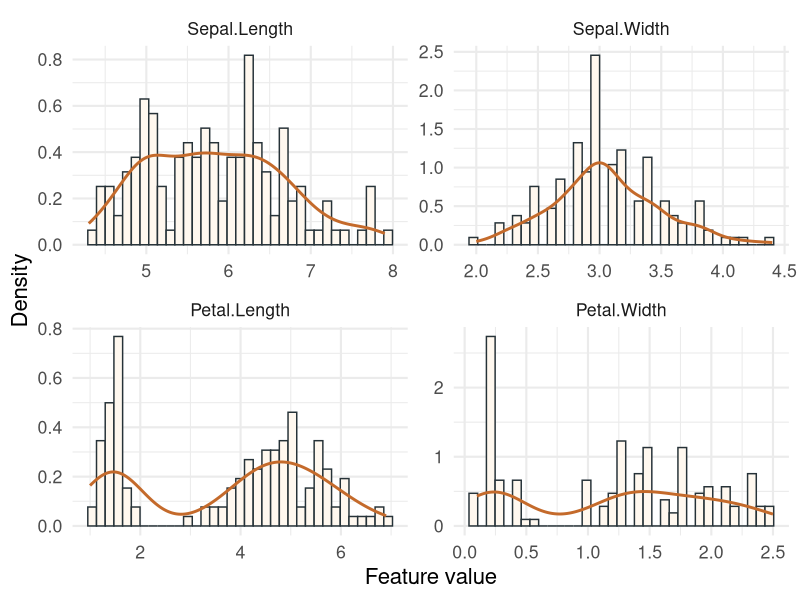
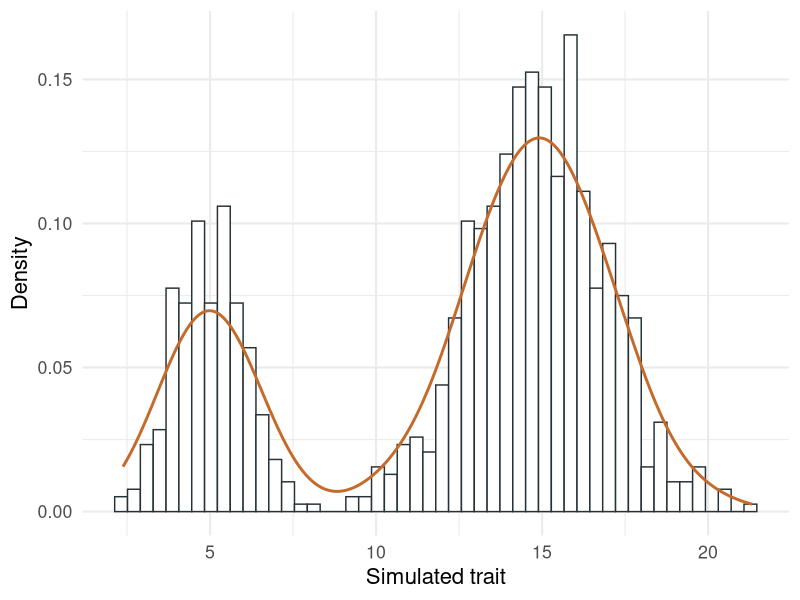
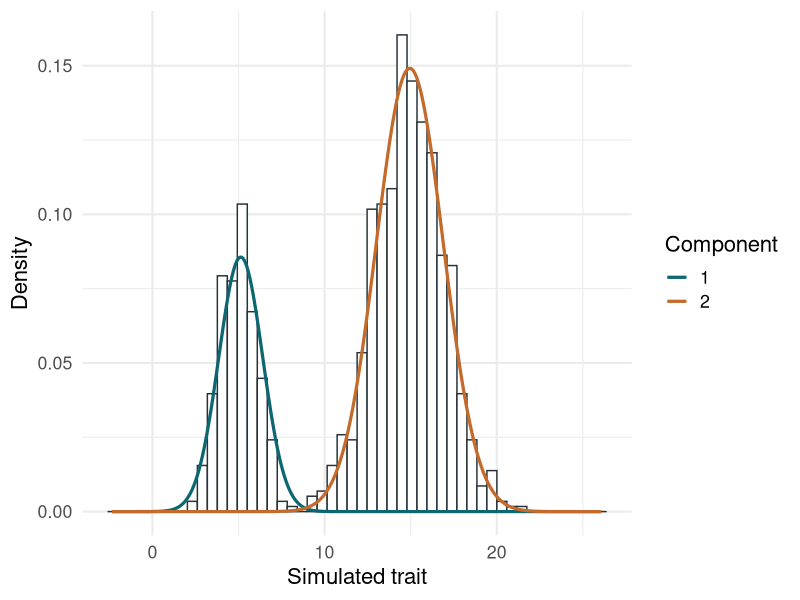
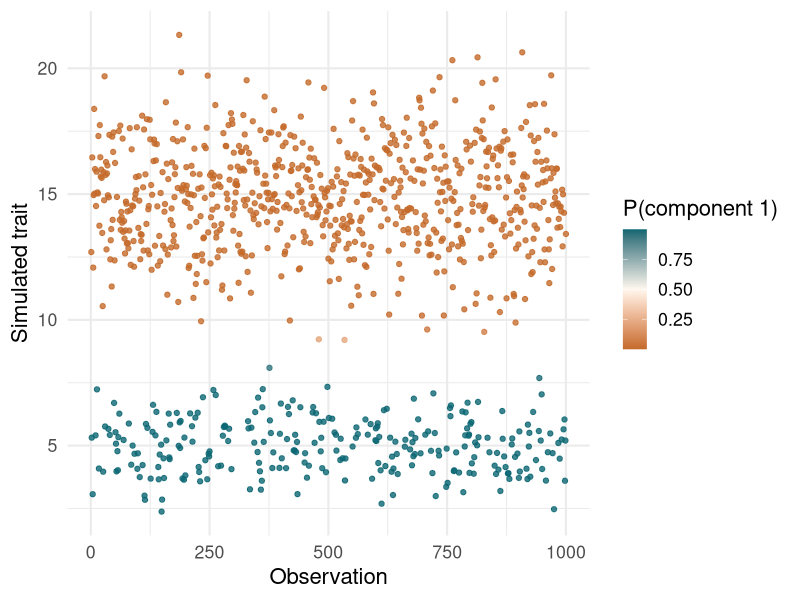
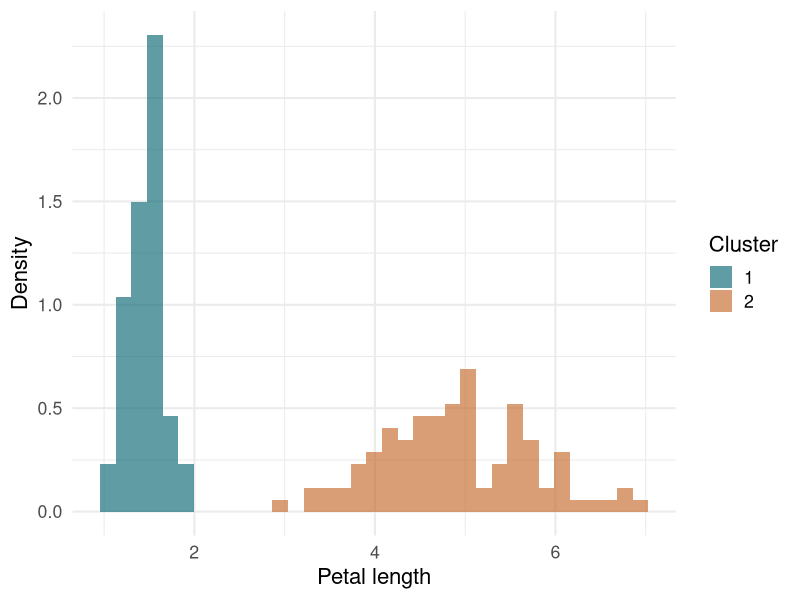

The R source for these figures, in order:
## ---- chunk 1
library(ggplot2)
library(knitr)
theme_set(theme_minimal(base_size = 16))

data(iris)
head(iris)
## ---- chunk 2
features <- iris[, c("Sepal.Length", "Sepal.Width", "Petal.Length", "Petal.Width")]
head(features)
## ---- chunk 3
feature_long <- stack(features)
names(feature_long) <- c("value", "feature")

ggplot(feature_long, aes(value)) +
  geom_histogram(aes(y = after_stat(density)), bins = 35, fill = "#fff8ef", color = "#263238") +
  geom_density(color = "#c46a2b", linewidth = 1) +
  facet_wrap(~feature, scales = "free") +
  labs(x = "Feature value", y = "Density")
## ---- chunk 4
set.seed(100)

n <- 1000
theta <- 0.3
mu1 <- 5
mu2 <- 15
sd1 <- 1
sd2 <- 2

y <- ifelse(
  runif(n) < theta,
  rnorm(n, mean = mu1, sd = sd1),
  rnorm(n, mean = mu2, sd = sd2)
)

simulated <- data.frame(x = seq_along(y), y = y)
## ---- chunk 5
ggplot(simulated, aes(y)) +
  geom_histogram(aes(y = after_stat(density)), bins = 50, fill = "white", color = "#263238") +
  geom_density(color = "#c46a2b", linewidth = 1) +
  labs(x = "Simulated trait", y = "Density")
## ---- chunk 6
GetProbNormalMixture <- function(y, lambda, mu, sigma) {
  likelihood <- vapply(
    seq_along(lambda),
    function(k) lambda[k] * dnorm(y, mean = mu[k], sd = sigma[k]),
    numeric(length(y))
  )

  likelihood / rowSums(likelihood)
}
## ---- chunk 7
RunMixture <- function(y, k = 2, seed = 1) {
  set.seed(seed)

  km <- kmeans(matrix(y, ncol = 1), centers = k, nstart = 25)
  center_order <- order(as.numeric(km$centers))
  cluster <- match(km$cluster, center_order)

  lambda <- as.numeric(tabulate(cluster, nbins = k)) / length(y)
  mu <- as.numeric(tapply(y, cluster, mean))
  sigma <- as.numeric(tapply(y, cluster, sd))
  probs <- GetProbNormalMixture(y, lambda = lambda, mu = mu, sigma = sigma)

  dprobs <- as.data.frame(probs)
  names(dprobs) <- paste0("Component_", seq_len(k))
  dprobs$x <- seq_along(y)
  dprobs$y <- y
  dprobs$cluster <- factor(max.col(probs))

  grid <- seq(min(y) - sd(y), max(y) + sd(y), length.out = 400)
  density <- do.call(
    rbind,
    lapply(seq_len(k), function(component) {
      data.frame(
        component = factor(component),
        y = grid,
        density = lambda[component] * dnorm(grid, mu[component], sigma[component])
      )
    })
  )

  list(
    mc = data.frame(component = seq_len(k), lambda = lambda, mu = mu, sigma = sigma),
    dprobs = dprobs,
    density = density
  )
}
## ---- chunk 8
sim_mixture <- RunMixture(y, k = 2, seed = 242151)
sim_mixture$mc
## ---- chunk 9
ggplot(simulated, aes(y)) +
  geom_histogram(aes(y = after_stat(density)), bins = 50, fill = "white", color = "#263238") +
  geom_line(data = sim_mixture$density, aes(y, density, color = component), linewidth = 1.1) +
  scale_color_manual(values = c("#0c6773", "#c46a2b")) +
  labs(x = "Simulated trait", y = "Density", color = "Component")
## ---- chunk 10
ggplot(sim_mixture$dprobs, aes(x, y, color = Component_1)) +
  geom_point(alpha = 0.8) +
  scale_color_gradient2(low = "#c46a2b", mid = "#fff8ef", high = "#0c6773", midpoint = 0.5) +
  labs(x = "Observation", y = "Simulated trait", color = "P(component 1)")
## ---- chunk 11
seed <- 242151

iris_mixtures <- lapply(features, RunMixture, k = 2, seed = seed)

component_summary <- do.call(
  rbind,
  lapply(names(iris_mixtures), function(feature) {
    out <- iris_mixtures[[feature]]$mc
    out$feature <- feature
    out[, c("feature", "component", "lambda", "mu", "sigma")]
  })
)

component_summary
## ---- chunk 12
petal_length <- iris_mixtures[["Petal.Length"]]

iris_cluster <- data.frame(
  Petal.Length = iris$Petal.Length,
  Species = iris$Species,
  cluster = petal_length$dprobs$cluster,
  prob_component_1 = petal_length$dprobs$Component_1
)

table(cluster = iris_cluster$cluster, species = iris_cluster$Species)
## ---- chunk 13
ggplot(iris_cluster, aes(Petal.Length, fill = cluster)) +
  geom_histogram(aes(y = after_stat(density)), bins = 35, alpha = 0.65, position = "identity") +
  scale_fill_manual(values = c("#0c6773", "#c46a2b")) +
  labs(x = "Petal length", y = "Density", fill = "Cluster")
